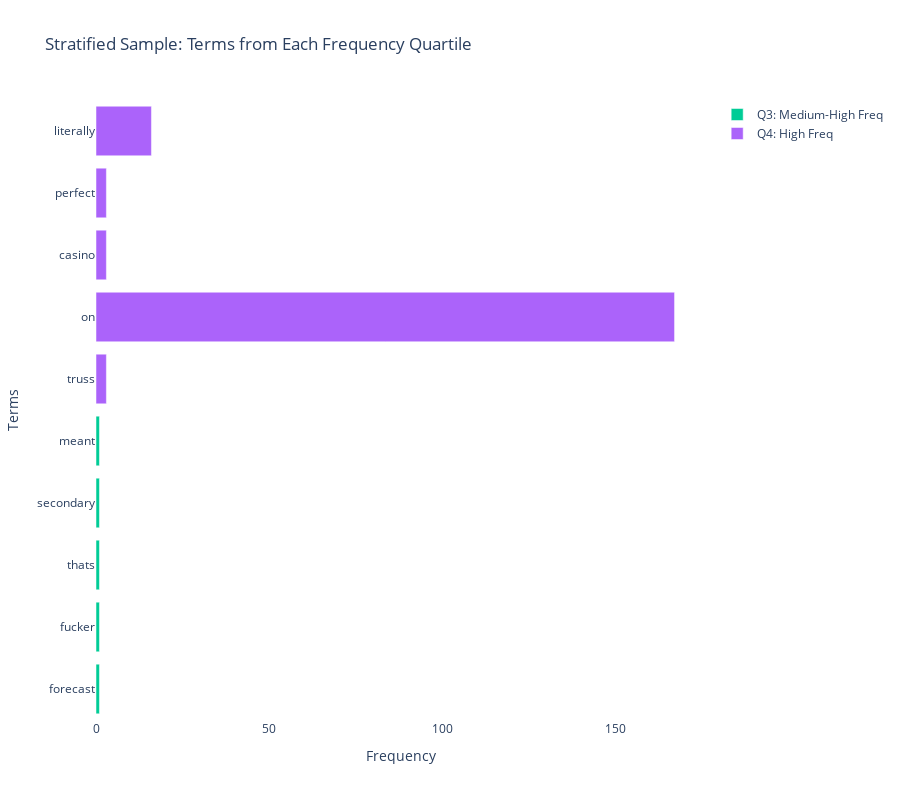

Notebook code for this chart:
### Markdown cell above
### >>> Exercise 13
I reduced the number of terms by using stratified sample with Terms from Each Frequency Quartile.

### Code cell
q1, q2, q3 = np.percentile(term_frequencies, [25, 50, 75])


sample_terms = []
sample_freqs = []
sample_labels = []

quartiles = [
    (0, q1, 'Q1: Low Freq'),
    (q1, q2, 'Q2: Medium-Low Freq'),
    (q2, q3, 'Q3: Medium-High Freq'),
    (q3, np.inf, 'Q4: High Freq')
]

for lower, upper, label in quartiles:
    mask = (term_frequencies >= lower) & (term_frequencies < upper)
    candidates_idx = np.where(mask)[0]
    
    if len(candidates_idx) > 0:
        n_sample = min(5, len(candidates_idx))
        sampled_idx = np.random.choice(candidates_idx, n_sample, replace=False)
        sample_terms.extend(feature_names[sampled_idx])
        sample_freqs.extend(term_frequencies[sampled_idx])
        sample_labels.extend([label] * n_sample)
fig = plotly.Figure()
for quartile_label in ['Q1: Low Freq', 'Q2: Medium-Low Freq', 
                       'Q3: Medium-High Freq', 'Q4: High Freq']:
    mask = [label == quartile_label for label in sample_labels]
    q_terms = [term for term, m in zip(sample_terms, mask) if m]
    q_freqs = [freq for freq, m in zip(sample_freqs, mask) if m]

    fig.add_trace(plotly.Bar(
        x=q_freqs,          
        y=q_terms,           
        name=quartile_label,
        orientation='h',
        hovertemplate='<b>%{y}</b><br>Frequency: %{x:,}<extra></extra>'
    ))

fig.update_layout(
    title='Stratified Sample: Terms from Each Frequency Quartile',
    xaxis_title='Frequency',
    yaxis_title='Terms',
    height=800,
    barmode='overlay',
    template='plotly_white'
)

fig.show()

### Figure 1 — Plotly figure (JSON) as saved in the notebook; plotly's stock layout.template omitted (floating-point values rounded to 4 significant figures)
{"data": [{"hovertemplate": "<b>%{y}</b><br>Frequency: %{x:,}<extra></extra>", "name": "Q1: Low Freq", "orientation": "h", "type": "bar", "x": [], "y": []}, {"hovertemplate": "<b>%{y}</b><br>Frequency: %{x:,}<extra></extra>", "name": "Q2: Medium-Low Freq", "orientation": "h", "type": "bar", "x": [], "y": []}, {"hovertemplate": "<b>%{y}</b><br>Frequency: %{x:,}<extra></extra>", "name": "Q3: Medium-High Freq", "orientation": "h", "type": "bar", "x": [1, 1, 1, 1, 1], "y": ["forecast", "fucker", "thats", "secondary", "meant"]}, {"hovertemplate": "<b>%{y}</b><br>Frequency: %{x:,}<extra></extra>", "name": "Q4: High Freq", "orientation": "h", "type": "bar", "x": [3, 167, 3, 3, 16], "y": ["truss", "on", "casino", "perfect", "literally"]}], "layout": {"barmode": "overlay", "height": 800, "title": {"text": "Stratified Sample: Terms from Each Frequency Quartile"}, "xaxis": {"title": {"text": "Frequency"}}, "yaxis": {"title": {"text": "Terms"}}}}
